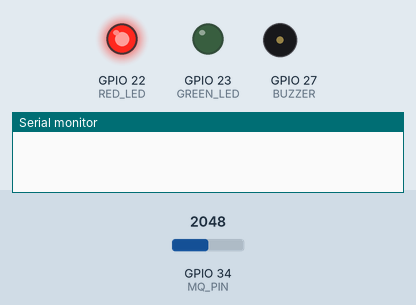
Simulated run of this sketch. Board: ESP32. Parts: output pins drawn as LEDs (lit = HIGH), buzzer (waves = sounding, pin HIGH), the last lines printed to the serial monitor. The test bench sets the inputs (shaded band); at power-on: GPIO 34 (MQ_PIN) = 2048. WiFi joins after 1.5 s; servers stay silent unless stated; no MQTT or app messages arrive unless stated.

Above: at 0.1 s.
At 1.1 s:
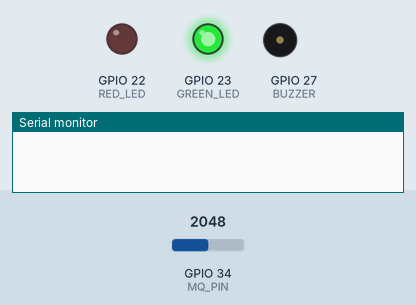
At 2.1 s:
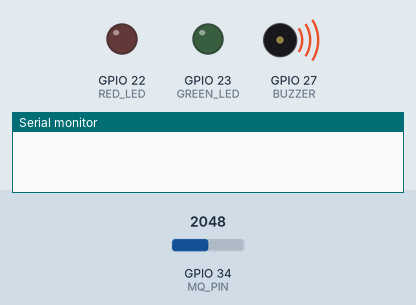
At 2.6 s:
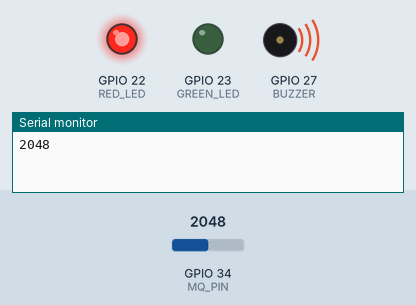
Timing chart, 0 to 4.1 s (numbered marks = the images above):
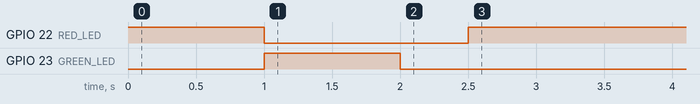

The sketch:

gas_leakage_protection_system.ino
```cpp
/*
  Gas Leakage Protection System (Skeleton)
  NOTE:
  This file is a ready starting point that fixes the blocking Wi-Fi logic.
  Fill in your WiFi and HiveMQ credentials where indicated.

  Hardware:
  MQ2 AO -> GPIO34
  RED LED -> GPIO25
  GREEN LED -> GPIO26
  BUZZER -> GPIO27
*/

#include <WiFi.h>
#include <WiFiClientSecure.h>
#include <PubSubClient.h>

const char* ssid = "moto edge 60 fusion";
const char* wifi_password = "WahShampiWah";

const char* mqtt_server = "0b7a0207350e48139ae6644afb704499.s1.eu.hivemq.cloud";
const int mqtt_port = 8883;
const char* mqtt_username = "gasproject";
const char* mqtt_password = "PritamGasproject@2003";

#define MQ_PIN 34
#define RED_LED 22
#define GREEN_LED 23
#define BUZZER 27

const char* topic_value="pritam/gas/value";
const char* topic_status="pritam/gas/status";
const char* topic_alert="pritam/gas/alert";

WiFiClientSecure secureClient;
PubSubClient client(secureClient);

int gasThreshold=1500;
bool alertSent=false;
unsigned long lastSample=0;

void wifiTask(){
  static unsigned long lastTry=0;
  if(WiFi.status()==WL_CONNECTED) return;
  if(millis()-lastTry<5000) return;
  lastTry=millis();
  WiFi.begin(ssid,wifi_password);
}

void mqttTask(){
  static unsigned long lastTry=0;
  if(WiFi.status()!=WL_CONNECTED) return;
  if(client.connected()) return;
  if(millis()-lastTry<5000) return;
  lastTry=millis();
  String id="ESP32Gas-"+String((uint32_t)ESP.getEfuseMac(),HEX);
  client.connect(id.c_str(),mqtt_username,mqtt_password);
}

void publishValue(const char* t,const char* p){
  if(client.connected()) client.publish(t,p);
}

void setup(){
  Serial.begin(115200);
  pinMode(RED_LED,OUTPUT);
  pinMode(GREEN_LED,OUTPUT);
  pinMode(BUZZER,OUTPUT);
  pinMode(MQ_PIN,INPUT);

  secureClient.setInsecure();
  client.setServer(mqtt_server,mqtt_port);

  // Hardware self-test
  digitalWrite(RED_LED,HIGH); delay(1000);
  digitalWrite(RED_LED,LOW);
  digitalWrite(GREEN_LED,HIGH); delay(1000);
  digitalWrite(GREEN_LED,LOW);
  digitalWrite(BUZZER,HIGH); delay(500);
  digitalWrite(BUZZER,LOW);
}

void loop(){
  wifiTask();
  mqttTask();
  if(client.connected()) client.loop();

  if(millis()-lastSample>=1000){
    lastSample=millis();

    int gas=analogRead(MQ_PIN);
    Serial.println(gas);

    char buf[12];
    sprintf(buf,"%d",gas);
    publishValue(topic_value,buf);

    if(gas>=gasThreshold){
      digitalWrite(RED_LED,HIGH);
      digitalWrite(GREEN_LED,LOW);
      digitalWrite(BUZZER,HIGH);
      publishValue(topic_status,"LEAK");
      if(!alertSent){
        publishValue(topic_alert,"WARNING! GAS LEAKAGE DETECTED");
        alertSent=true;
      }
    }else{
      digitalWrite(RED_LED,LOW);
      digitalWrite(GREEN_LED,HIGH);
      digitalWrite(BUZZER,LOW);
      publishValue(topic_status,"SAFE");
      alertSent=false;
    }
  }
}
```

Measured:
- by itself, GPIO 22 (RED_LED): HIGH → LOW at 1.0 s, → HIGH 1.5 s later
